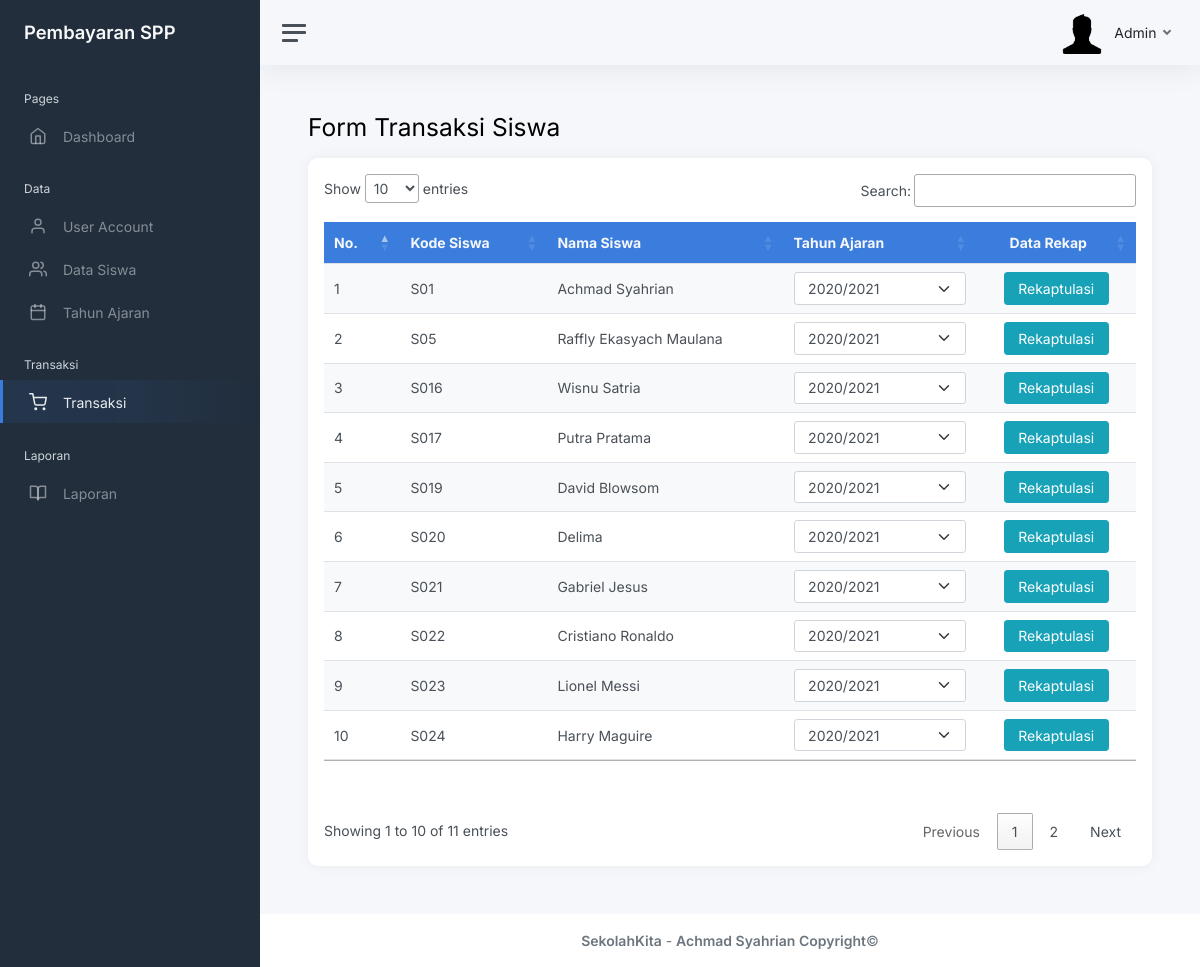
Page /static/pages/transaksi-view/transaksi.php (signed in) on the committed database.
### tables this page shows
CREATE TABLE `data_siswa` (
  `id` int(5) NOT NULL,
  `kode_siswa` varchar(100) NOT NULL,
  `nama_siswa` varchar(50) NOT NULL,
  `alamat_siswa` varchar(50) NOT NULL,
  `tahun_ajaran` varchar(9) NOT NULL
);

### static/pages/functions.php (called while the page is built, shortened)
<?php
$connect = mysqli_connect("localhost", "root", "", "spp_sekolah");
function query($query) {
  global $connect;
  $result = mysqli_query($connect, $query);
  $rows = [];
    while ($row = mysqli_fetch_assoc($result)) {
      $rows[] = $row;
    }
    return $rows;
}
?>

### static/pages/transaksi-view/transaksi.php (the view, shortened to what this page needs)
<?php
require '../functions.php';
$dataSiswa = query("SELECT * FROM data_siswa");
$tahunAjaran = query("SELECT * FROM tahun_ajaran");
?>
<!DOCTYPE html>
<html lang="en">
	<?php
		include('../../partials/head.php');
	?>
<body>
	<div class="wrapper">
	<?php
		include('../../partials/navbar.php');
	?>
		<div class="main">
			<?php
				include('../../partials/navbar-top.php');
			?>
			<main class="content">
				<div class="container-fluid p-0">
					<h1 class="h2 mb-3 animate__animated animate__fadeInUp animate__fast">Form Transaksi Siswa</h1>
					<div class="row animate__animated animate__fadeInUp animate__fast">
						<div class="col-12 d-flex ">
							<div class="card flex-fill p-3" style="border-radius:10px;">
								<table class="table table-hover my-5  table-responsive table-striped" id="table">
									<thead class="text-center">
											<tr class="bg-primary text-light">
												<th>No.</th>
												<th class="`d-xl-table-cell">Kode Siswa</th>
												<th class="d-xl-table-cell">Nama Siswa</th>
												<th class="d-md-table-cell">Tahun Ajaran</th>
												<th class="d-md-table-cell text-center">Data Rekap</th>
											</tr>
									</thead>
									<tbody>
										<?php $i=1 ?>
										<?php foreach($dataSiswa as $siswa) : ?>
											<tr>
												<form action="rekap-transaksi" method="GET">
												<td><?= $i++; ?></td>
												<td class="d-xl-table-cell">
													<?= $siswa["kode_siswa"]; ?>
												</td>
												<td class="d-xl-table-cell"><?= $siswa["nama_siswa"]; ?></td>
												<td class="d-xl-table-cell">
													<select name="ta" id="tahunAjaran" class="form-select mb-0" >
														<?php foreach ($tahunAjaran as $row) : ?>
															<option>
																<?= $row["tahun_ajaran"]; ?>
															</option>
														<?php endforeach; ?>
													</select>
												</td>
												<td class="text-center">
													<button class="btn btn-info" type="submit">Rekaptulasi</button>
												</td>
											</form>
											</tr>
											<?php endforeach; ?>
									</tbody>
								</table>
							</div>
						</div>
					</div>
				</div>
			</main>
			<?php
				include('../../partials/footer.php');
			?>
		</div>
	</div>
</body>
</html>

### rows in the picture
data_siswa: kode_siswa "S01", nama_siswa "Achmad Syahrian"
data_siswa: kode_siswa "S05", nama_siswa "Raffly Ekasyach Maulana"
data_siswa: kode_siswa "S016", nama_siswa "Wisnu Satria"
data_siswa: kode_siswa "S017", nama_siswa "Putra Pratama"
data_siswa: kode_siswa "S019", nama_siswa "David Blowsom"
data_siswa: kode_siswa "S020", nama_siswa "Delima"
data_siswa: kode_siswa "S021", nama_siswa "Gabriel Jesus"
data_siswa: kode_siswa "S022", nama_siswa "Cristiano Ronaldo"
data_siswa: kode_siswa "S023", nama_siswa "Lionel Messi"
data_siswa: kode_siswa "S024", nama_siswa "Harry Maguire"

### other values in the picture
$account "Admin"
form field ta "2020/2021"
